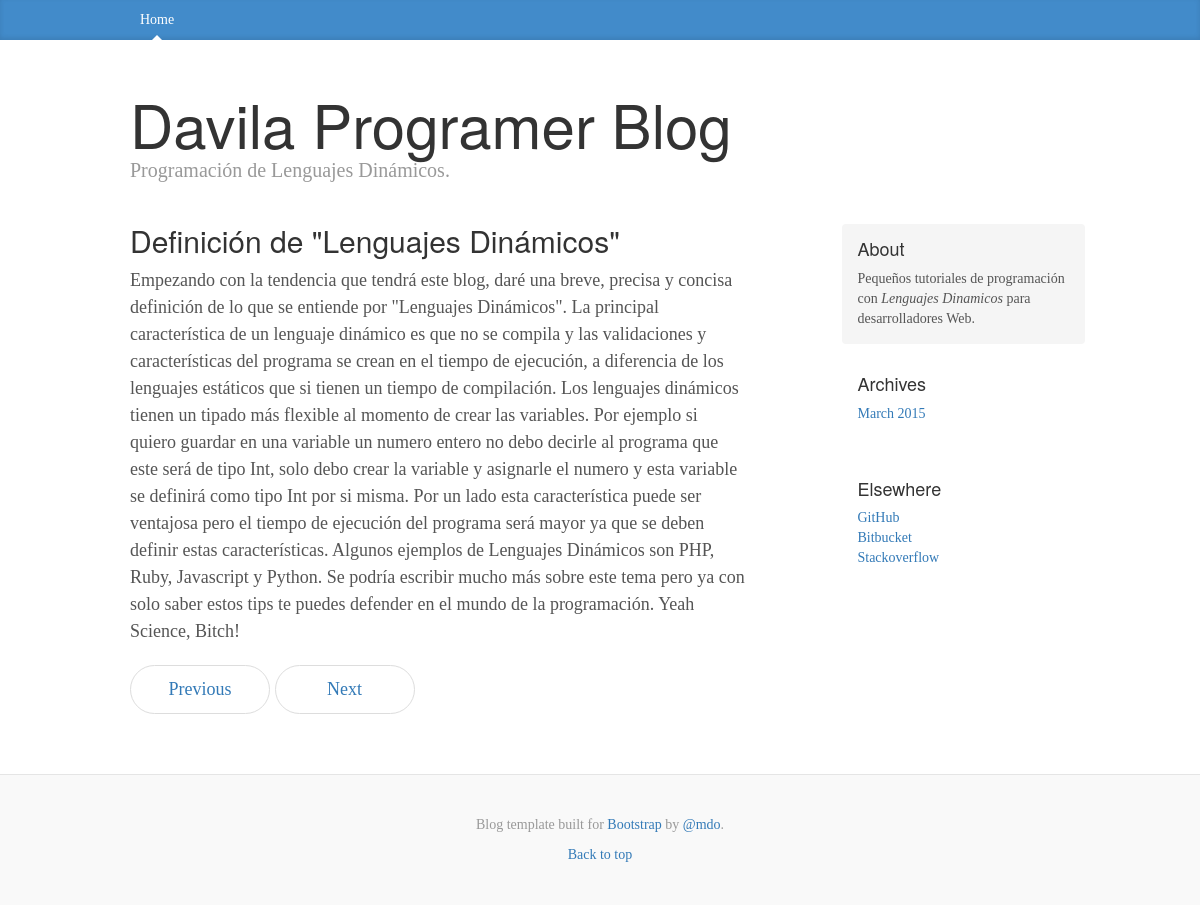
/entrada/asdasd/, run on an earlier commit of the app's database.
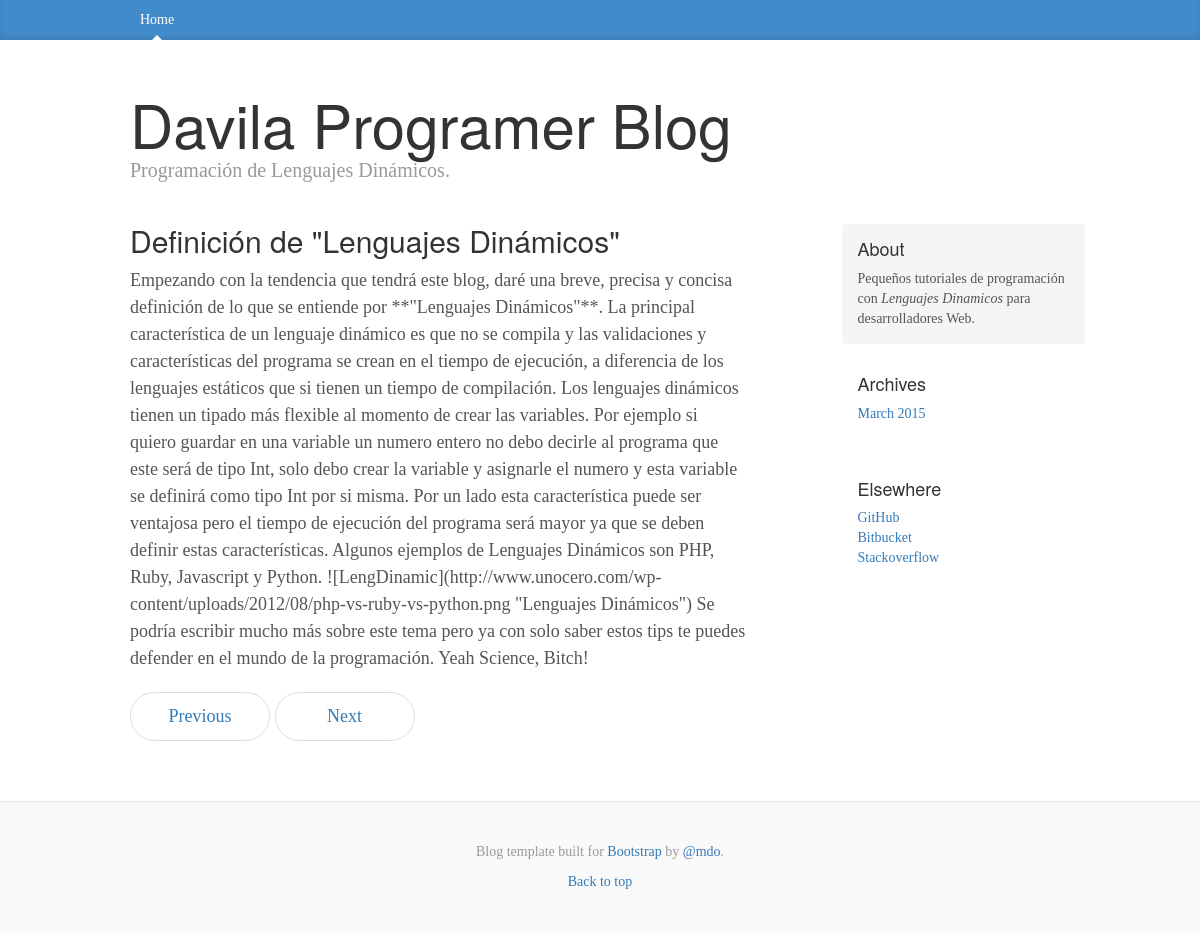
And on a later commit of the database.
### blog/models.py (models this page shows, shortened)
class Entrada(models.Model):
	titulo = models.CharField(max_length=200)
	contenido = models.TextField()
	slug = models.SlugField(max_length=200, editable=False)
	publish = models.BooleanField(default=True)
	created = models.DateTimeField(auto_now_add=True, blank=True, null=True, default=datetime.now)
	modified = models.DateTimeField(auto_now=True, blank=True, null=True, default=datetime.now)
	objects = EntryQuerySet.as_manager()
	class Meta:
		verbose_name = "Entrada"
		verbose_name_plural = "Entradas"
		ordering = ["-created"]

### blog/views.py (the view)
# urls.py: url(r'^entrada/(?P<slug>[-\w]+)/$', EntradaDetailView.as_view()),
class EntradaDetailView(DetailView):
	template_name = 'entrada_detail.html'
	model = Entrada

### blog/templates/entrada_detail.html
{% extends 'base.html' %}
{% block content %}
	<h2>{{ object.titulo }}</h2>
	<p>{% autoescape off %}{{ entrada.contenido }}{% endautoescape %}</p>
{% endblock %}

What changed in the data, as far as the page shows it:
changed Entrada "Definición de \"Lenguajes Dinámicos\"": contenido "…que se entiende por \"Lenguajes Dinámicos\". La principal característica de un lenguaje dinámico es que no se compila y las validaciones y características del programa se crean en el tiempo de ejecución, a diferencia de los lenguajes estáticos que si tienen un tiempo de compilación. Los lenguajes dinámicos tienen un tipado más flexible al momento de crear las variables. Por ejemplo si quiero guardar en una variable un numero entero no debo decirle al programa que este será de tipo Int, solo debo crear la variable y asignarle el numero y esta variable se definirá como tipo Int por si misma. Por un lado esta característica puede ser ventajosa pero el tiempo de ejecución del programa será mayor…" → "…que se entiende por **\"Lenguajes Dinámicos\"**. La principal característica de un lenguaje dinámico es que no se compila y las validaciones y características del programa se crean en el tiempo de ejecución, a diferencia de los lenguajes estáticos que si tienen un tiempo de compilación. Los lenguajes dinámicos tienen un tipado más flexible al momento de crear las variables. Por ejemplo si quiero guardar en una variable un numero entero no debo decirle al programa que este será de tipo Int, solo debo crear la variable y asignarle el numero y esta variable se definirá como tipo Int por si misma. Por un lado esta característica puede ser ventajosa pero el tiempo de ejecución del programa será…"
